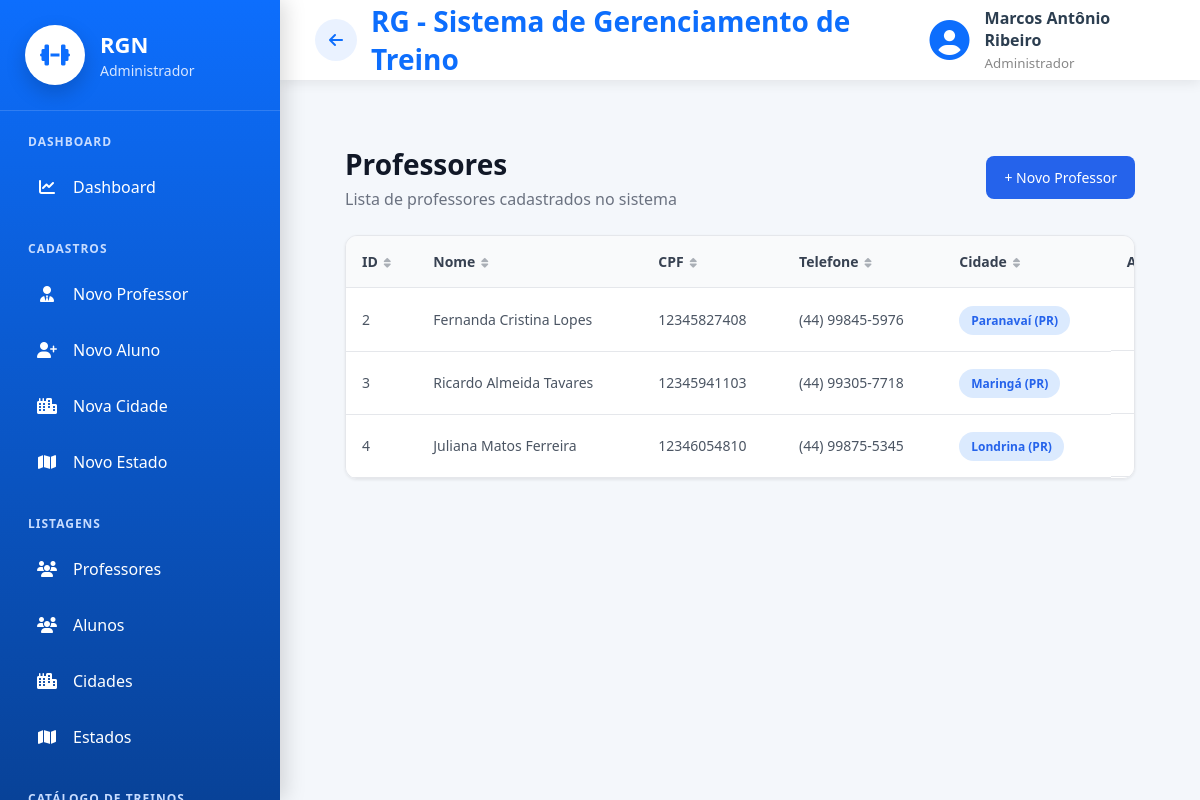
/cadastros/listar/professor/ (signed in), run on the app's committed database.
### cadastros/models.py (models this page shows, shortened)
class Auditoria(models.Model):
    cadastrado_em = models.DateTimeField(auto_now_add=True, verbose_name="Cadastrado em")
    atualizado_em = models.DateTimeField(auto_now=True, verbose_name="Atualizado em")
    class Meta:
        abstract = True

class Pessoa(Auditoria):
    TIPO_CHOICES = [
        ('ALUNO', 'Aluno'),
        ('PROFESSOR', 'Professor'),
        ('ADMINISTRADOR', 'Administrador')
    ]
    SEXO_CHOICES = [
        ('M', 'Masculino'),
        ('F', 'Feminino'),
        ('O', 'Outro'),
    ]
    NIVEL_CHOICES = [
        (1, 'Iniciante'),
        (2, 'Intermediário'),
        (3, 'Avançado'),
    ]
    tipo = models.CharField(max_length=20, choices=TIPO_CHOICES, verbose_name="Tipo de Pessoa")
    nome = models.CharField(max_length=50, verbose_name="Nome")
    data_nascimento = models.DateField(verbose_name="Data de nascimento",null=True,blank=True,validators=[validar_data_nascimento],)
    cpf = models.CharField(max_length=11, unique=True, verbose_name="CPF")
    telefone = models.CharField(max_length=15, verbose_name="Telefone")
    objetivo = models.TextField(verbose_name="Objetivo", null=True, blank=True)
    sexo = models.CharField(max_length=20, choices=SEXO_CHOICES, verbose_name="Sexo", null=True, blank=True)
    nivel = models.IntegerField(choices=NIVEL_CHOICES, verbose_name="Nível", null=True, blank=True)
    cidade = models.ForeignKey(Cidade, on_delete=models.PROTECT)
    professor = models.ForeignKey("self", on_delete=models.PROTECT, related_name="alunos", limit_choices_to={"tipo": "PROFESSOR"}, null=True, blank=True)
    usuario = models.OneToOneField("auth.User", on_delete=models.CASCADE, related_name="pessoa_usuario")
    precisa_trocar_senha = models.BooleanField(default=False, verbose_name="Precisa trocar a senha")
    @property
    def telefone_formatado(self):
        t = ''.join(ch for ch in (self.telefone or '') if ch.isdigit())
        if len(t) == 11:
            return f"({t[:2]}) {t[2:7]}-{t[7:]}"
        if len(t) == 10:
            return f"({t[:2]}) {t[2:6]}-{t[6:]}"
        return self.telefone or ''

class Cidade(Auditoria):
    nome = models.CharField(max_length=50, verbose_name="Nome da Cidade")
    estado = models.ForeignKey(Estado, on_delete=models.PROTECT)
    def __str__(self):
        return "{} ({})".format(self.nome, self.estado.sigla)

class Estado(Auditoria):
    nome = models.CharField(max_length=50, verbose_name="Nome do Estado")
    sigla = models.CharField(max_length=2, verbose_name="Sigla")

### cadastros/views.py (the view)
# urls.py: path('listar/professor/', ProfessorList.as_view(), name="listar-professor"),
class ProfessorList(LoginRequiredMixin, GroupRequiredMixin, ListView):
    login_url = reverse_lazy('login')
    model = Pessoa
    template_name = "cadastros/listar_professores.html"
    group_required = ["Administrador"]
    def get_queryset(self):
        return Pessoa.objects.filter(tipo="PROFESSOR")

### cadastros/templates/cadastros/listar_professores.html
{% extends 'modelo.html' %}
{% load static %}
{% block css %}
<link rel="stylesheet" href="{% static 'css/cadastros/listar_professores.css' %}">
<link rel="stylesheet" href="{% static 'css/paginas/modelo.css' %}">
{% endblock %}
{% block main %}
<div class="list-container">
    <div class="list-header">
        <div>
            <h2>Professores</h2>
            <p>Lista de professores cadastrados no sistema</p>
        </div>
        <a href="{% url 'cadastrar-professor' %}" class="btn-novo">
            + Novo Professor
        </a>
    </div>
    <div class="table-container">
        <table class="table-list" data-ordenavel>
            <thead>
                <tr>
                    <th>ID</th>
                    <th>Nome</th>
                    <th>CPF</th>
                    <th>Telefone</th>
                    <th>Cidade</th>
                    <th data-ordenar="false">Ações</th>
                </tr>
            </thead>
            <tbody>
                {% for professor in object_list %}
                <tr>
                    <td>{{ professor.id }}</td>
                    <td>{{ professor.nome }}</td>
                    <td>{{ professor.cpf }}</td>
                    <td>{{ professor.telefone_formatado }}</td>
                    <td><span class="badge">{{ professor.cidade }}</span></td>
                    <td class="acoes">
                        {% url 'editar-professor' professor.id as editar_url %}
                        {% url 'excluir-professor' professor.id as excluir_url %}
                        {% include '_acoes_dropdown.html' with editar_url=editar_url excluir_url=excluir_url %}
                    </td>
                </tr>
                {% empty %}
                <tr>
                    <td colspan="6" class="sem-registro">Nenhum professor cadastrado.</td>
                </tr>
                {% endfor %}
            </tbody>
        </table>
    </div>
</div>
{% endblock %}

### paginas/templates/modelo.html (shortened to what this page needs)
{% load static %}
<!DOCTYPE html>
<html lang="pt-br">
<head>
    <link rel="stylesheet" href="{% static 'css/paginas/modelo.css' %}">
    <link rel="stylesheet" href="{% static 'css/paginas/menu.css' %}">
    <link rel="stylesheet" href="{% static 'css/paginas/dashboard/dashboard_admin.css' %}">
    <link rel="stylesheet" href="{% static 'css/paginas/dashboard/dashboard_aluno.css' %}">
    <link rel="stylesheet" href="{% static 'css/paginas/dashboard/dashboard_professor.css' %}">
    <link rel="stylesheet" href="https://cdnjs.cloudflare.com/ajax/libs/font-awesome/6.7.2/css/all.min.css">
    <link rel="stylesheet" href="{% static 'css/global/ordenar_tabela.css' %}">
    <link rel="stylesheet" href="{% static 'css/global/acoes_dropdown.css' %}">
    <link rel="stylesheet" href="{% static 'css/global/kpi_cards.css' %}">
    {% block css %}
    {% endblock %}
</head>
<body>
    <div class="layout">
        {% if request.user.is_authenticated %}
        {% if is_admin %}
        {% include 'menus/menu_admin.html' %}
        {% elif is_professor %}
        {% include 'menus/menu_professor.html' %}
        {% elif is_aluno %}
        {% include 'menus/menu_aluno.html' %}
        {% endif %}
        {% endif %}
        <div class="main-area">
            <header class="topbar">
                <div class="titulo">
                    {% if request.user.is_authenticated %}
                    {% if request.resolver_match.url_name != 'inicio' %}
                    <a href="{% url 'inicio' %}" id="btn-voltar" class="btn-voltar-topo" title="Voltar">
                        <i class="fas fa-arrow-left"></i>
                    </a>
                    {% endif %}
                    {% endif %}
                    <h2>
                        {% block titulo %}
                        RG - Sistema de Gerenciamento de Treino
                        {% endblock %}
                    </h2>
                </div>
                {% if request.user.is_authenticated %}
                <div class="usuario">
                    <i class="fas fa-circle-user"></i>
                    <div>
                        <strong>
                            {{ request.user.pessoa_usuario.nome }}
                        </strong>
                        <small>
                            {% if is_admin %}
                            Administrador
                            {% elif is_professor %}
                            Professor
                            {% elif is_aluno %}
                            Aluno
                            {% endif %}
                        </small>
                    </div>
                </div>
                {% endif %}
            </header>
            <main class="conteudo">
                {% block main %}
                {% endblock %}
            </main>
        </div>
    </div>
</body>
</html>

### paginas/templates/_acoes_dropdown.html (shortened to what this page needs)
<div class="acoes-dropdown">
    <button type="button" class="acoes-dropdown-toggle" aria-haspopup="menu" aria-expanded="false" aria-label="Ações">
    </button>
</div>

### static/css/paginas/modelo.css (style rules this page uses)
* { margin:0; padding:0; box-sizing:border-box; font-family:"Segoe UI",sans-serif; }
body { background:#f4f7fb; color:#2c3e50; }
.layout { display:flex; min-height:100vh; }
.main-area { margin-left:280px; width:calc(100% - 280px); display:flex; flex-direction:column; }
.topbar { height:80px; background:white; display:flex; justify-content:space-between; align-items:center; padding:0 35px; box-shadow:0 3px 12px rgba(0,0,0,.08); }
.titulo h2 { color:#0d6efd; font-size:28px; }
.usuario { display:flex; align-items:center; gap:15px; }
.usuario i { font-size:40px; color:#0d6efd; }
.usuario strong { display:block; font-size:16px; }
.usuario small { color:#888; }
.conteudo { flex:1; padding:35px; }
.titulo { display:flex; align-items:center; gap:14px; }
.btn-voltar-topo { width:42px; height:42px; display:flex; align-items:center; justify-content:center; flex-shrink:0; border-radius:50%; background:#eaf2ff; color:#0d6efd; text-decoration:none; font-size:16px; transition:.2s; }

### static/css/paginas/menu.css (style rules this page uses)
.badge { background: #dc3545; color: white; font-size: 11px; font-weight: 700; padding: 2px 7px; border-radius: 10px; margin-left: auto; }

### static/css/paginas/dashboard/dashboard_admin.css (style rules this page uses)
* { margin:0; padding:0; box-sizing:border-box; }

### static/css/global/ordenar_tabela.css (style rules this page uses)
th.ordenavel { cursor: pointer; user-select: none; white-space: nowrap; }

### static/css/global/acoes_dropdown.css (style rules this page uses)
.acoes-dropdown { display: inline-block; }
.acoes-dropdown-toggle { background: none; border: none; padding: 6px 8px; border-radius: 8px; color: #64748b; cursor: pointer; }

### static/css/cadastros/listar_professores.css (style rules this page uses)
.list-container { padding: 30px; }
.list-header { display: flex; align-items: center; justify-content: space-between; margin-bottom: 25px; }
.list-header h2 { font-size: 28px; color: #111827; margin-bottom: 5px; }
.list-header p { color: #6b7280; }
.btn-novo { background: #2563eb; color: #fff; padding: 12px 18px; border-radius: 8px; text-decoration: none; font-size: 14px; font-weight: 500; }
.table-container { background: #fff; border-radius: 12px; overflow-x: auto; border: 1px solid #e5e7eb; box-shadow: 0 1px 3px rgba(0,0,0,0.08); }
.table-list { width: 100%; border-collapse: collapse; min-width: 850px; }
.table-list thead { background: #f9fafb; }
.table-list th, .table-list td { padding: 16px; text-align: left; font-size: 14px; border-bottom: 1px solid #e5e7eb; }
.table-list th { color: #374151; }
.table-list td { color: #4b5563; }
.badge { background: #dbeafe; color: #2563eb; padding: 6px 12px; border-radius: 20px; font-size: 12px; font-weight: 600; }
.acoes { display: flex; gap: 10px; }

### data on the page
Pessoa: id "2", nome "Fernanda Cristina Lopes", cpf "12345827408", telefone_formatado "(44) 99845-5976", cidade "Paranavaí (PR)"
Pessoa: id "3", nome "Ricardo Almeida Tavares", cpf "12345941103", telefone_formatado "(44) 99305-7718", cidade "Maringá (PR)"
Pessoa: id "4", nome "Juliana Matos Ferreira", cpf "12346054810", telefone_formatado "(44) 99875-5345", cidade "Londrina (PR)"

### other printed values
{{ request.user.pessoa_usuario.nome }} "Marcos Antônio Ribeiro"
